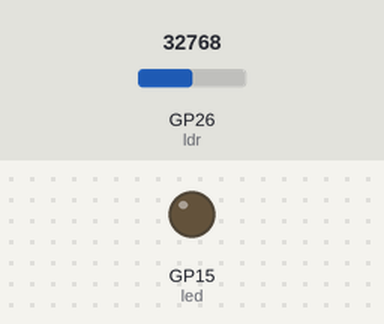
Simulated run of this program. Board: Raspberry Pi Pico running MicroPython. Shown: output pins drawn as LEDs (lit = HIGH). The test bench sets the inputs (shaded band); at power-on: GP26 (ldr) = 32768 (analog values on the 0–65535 scale). What the program prints to the serial console is not drawn.

Above: at 1.2 s.
1.3 s: GP26 (ldr) set to 9424
2.8 s: GP26 (ldr) set to 8400
At 4.2 s:
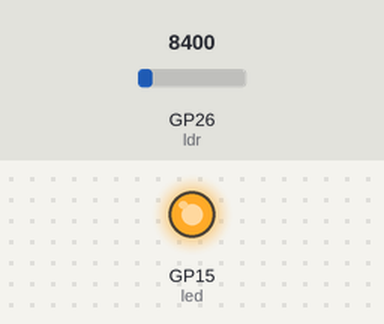
4.5 s: GP26 (ldr) set to 9705
At 5.5 s:
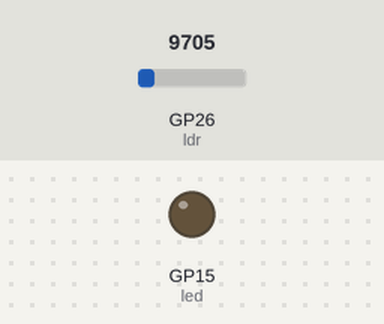
6.0 s: GP26 (ldr) set to 8395
At 6.7 s:
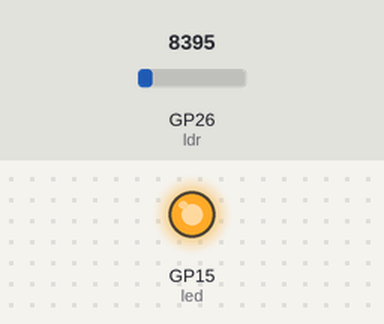
Timing chart, 0 to 8.5 s (numbered marks = the images above; inputs shaded):
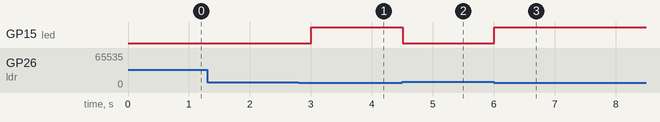

The program:

led-sensor.py
```python
from machine import Pin, ADC
import time

ldr = ADC(Pin(26))         # LDR connected to GP26
led = Pin(15, Pin.OUT)     # LED connected to GP15
threshold = 9050

try:
    while True:
        light = ldr.read_u16()
        print("Light level:", light)

        if light > threshold:     # BRIGHT
            led.off()
            print("Bright – LED OFF")
        else:                     # DARK
            led.on()
            print("Dark – LED ON")

        time.sleep(0.5)

except KeyboardInterrupt:
    print("Program stopped.")
```

Measured:
- the behaviour switches between 9056 and 9040 on GP26 (ldr) (found by bisection; images 0 and 1)
- after the input at 1.3 s, every drawn part: stays the same
- after the input at 2.8 s, GP15 (led): LOW → HIGH after 0.20 s
- after the input at 4.5 s, GP15 (led): HIGH → LOW at once
- after the input at 6.0 s, GP15 (led): LOW → HIGH at once
